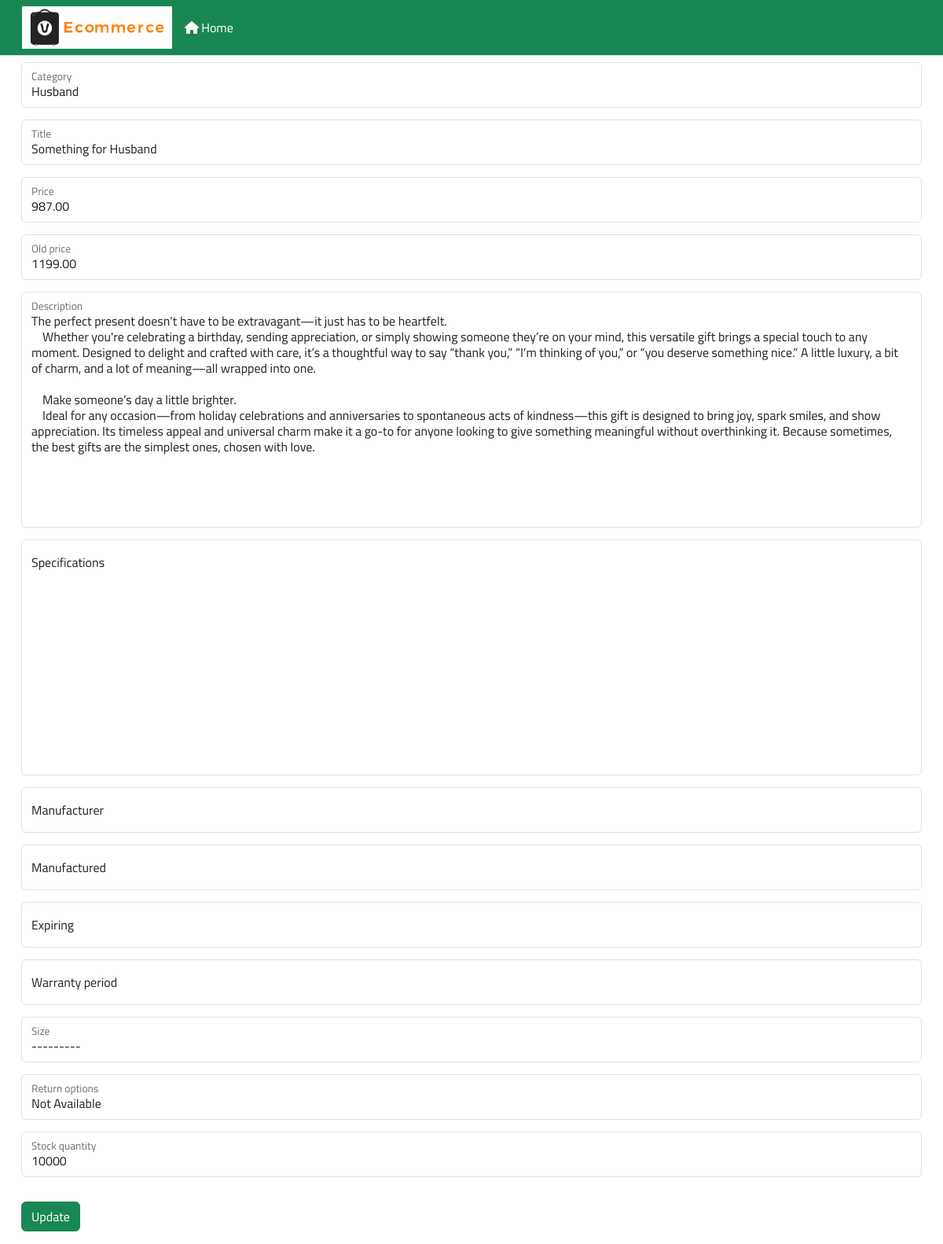
The app's page /vendor/edit_product/18/ (signed in) with its own data.
### core/models.py (models this page shows, shortened)
class Product(models.Model):
    vendor = models.ForeignKey(
        Vendor, on_delete=models.SET_NULL, null=True)
    category = models.ForeignKey(
        Category, on_delete=models.SET_NULL, null=True, related_name="product")
    tags = TaggableManager(blank=True)
    pid = ShortUUIDField(unique=True, length=10, max_length=20,
                         prefix="prd", alphabet="abcdefghjklmnpqrstuvwxyx23456789")
    title = models.CharField(max_length=100)
    image = models.ImageField(null=True, blank=True,
                              upload_to=user_directory_path)
    price = models.DecimalField(
        max_digits=12, decimal_places=2)
    old_price = models.DecimalField(
        max_digits=12, decimal_places=2, null=True, blank=True)
    description = models.TextField(
        null=True, blank=True)
    specifications = models.TextField(null=True, blank=True)
    manufacturer = models.CharField(null=True, blank=True, max_length=200)
    manufactured = models.DateField(null=True, blank=True)
    expiring = models.DateField(null=True, blank=True)
    warranty_period = models.CharField(max_length=100, null=True, blank=True)
    size = models.CharField(
        choices=SIZES, max_length=50, null=True, blank=True)
    return_options = models.CharField(
        choices=RETURN_OPTIONS, default="Not Available", max_length=30)
    assured = models.BooleanField(default=False)
    stock_quantity = models.IntegerField(null=True, blank=True)
    featured = models.BooleanField(default=False)
    product_status = models.CharField(
        choices=STATUS, max_length=15)
    sku = ShortUUIDField(unique=True, length=5,
                         prefix="sku", alphabet="123456789")
    date = models.DateTimeField(auto_now_add=True)
    updated = models.DateTimeField(null=True, blank=True)
    class Meta:
        verbose_name_plural = "Products"

### vendors/vendor_views.py (the view)
# urls.py: path('edit_product/<prd_id>/', vendor_views.edit_vendor_product,
@login_required
def edit_vendor_product(request, prd_id):
    return edit_product.processor(request, prd_id)

### core/models.py (called while the page is built)
    def __str__(self):
        return self.title

### vendors/processors/vendor_processor/edit_product.py (called while the page is built)
def processor(request, prd_id):
    product = Product.objects.get(id=prd_id)
    if request.method == 'POST':
        form = UpdateProductForm(request.POST, request.FILES, instance=product)
        if form.is_valid():
            form.save()
            tags = form.cleaned_data.get('tags')
            if tags:
                product.tags.set(tags)
            messages.success(
                request, 'Product Updated Successfully')
        else:
            messages.error(request, form.errors)
        return redirect('/vendor/show_products/')
    else:
        form = UpdateProductForm(instance=product)
        context = {
            'form': form,
            'product': product
        }
        return render(request, 'vendors/edit_product.html', context)

### vendors/templates/vendors/edit_product.html (shortened to what this page needs)
{% extends 'vendors/base.html' %}
{% load static %}
{% block content %}
  <div class="container">
    <div class="row">
      <form action="{% url 'edit_product' product.id %}" method="POST" enctype="multipart/form-data">
        {% for field in form %}
          <div class="form-floating">
            {{ field }} <p class="text-danger">{{ field.errors }}</p>
            <label for="{{ field.id_for_label }}">{{ field.label }}</label>
          </div>
        {% endfor %}
        <div class="text-right">
          <button class="btn btn-success my-3">Update</button>
        </div>
      </form>
    </div>
  </div>
{% endblock %}

### core/static/core/css/style.css (style rules this page uses)
html, body { height: 100%; font-family: "Cairo", sans-serif; -webkit-font-smoothing: antialiased; font-smoothing: antialiased; }
textarea, textarea:focus { border:none; background-color: rgb(75, 74, 74); color: antiquewhite; resize: none; }
@media only screen and (min-width: 1200px) { .container { max-width: 1170px; } }

### records on screen
Product: form "Husband" "Something for Husband" "987.00" "1199.00" "The perfect present doesn’t have to be extravagant—it just has to be heartfelt. Whether you're celebrating a birthday, sending appreciation, or simply showing someone they’re on your mind, this versatile gift brings a special touch to any moment. Designed to delight and crafted with care, it’s a thoughtful way to say “thank you,” “I’m thinking of you,” or “you deserve something nice.” A little luxury, a bit of charm, and a lot of meaning—all wrapped into one. Make someone’s day a little brighter. Ideal for any occasion—from holiday celebrations and anniversaries to spontaneous acts of kindness—this gift is designed to bring joy, spark smiles, and show appreciation. Its timeless appeal and…" "---------" "Not Available" "10000"
